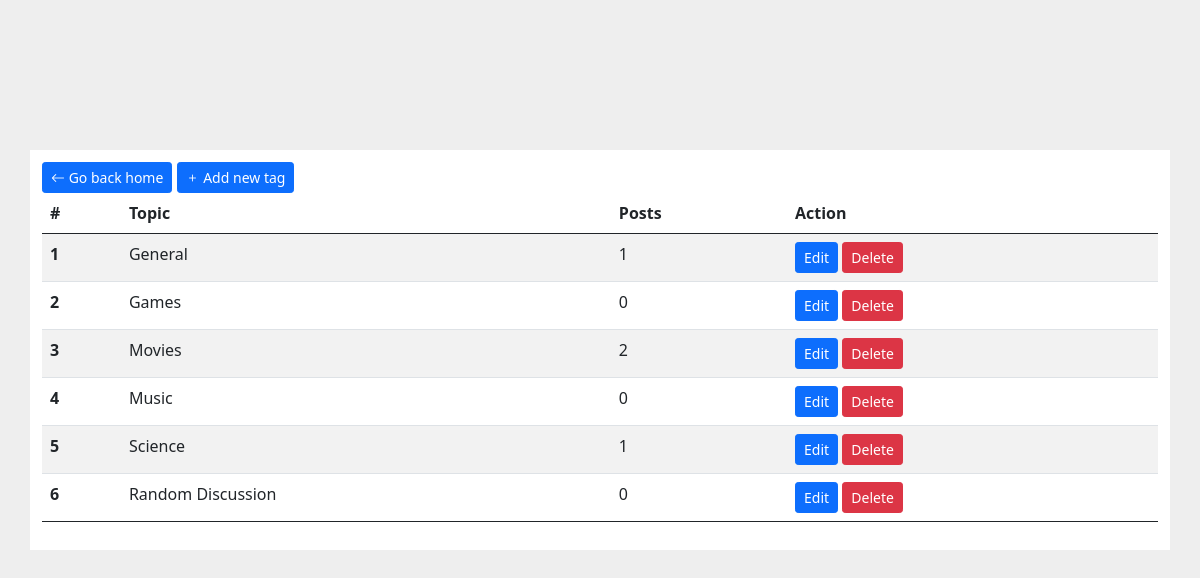
/admin/index.php (signed in), run on the app's committed database.
### tables this page shows
CREATE TABLE `topic` (
  `id` int(11) NOT NULL,
  `name` varchar(300) NOT NULL
);

### admin/index.php (the view, shortened to what this page needs)
<!DOCTYPE html>
<html lang="en">
<head>
    <link rel="stylesheet" href="https://cdn.jsdelivr.net/npm/bootstrap-icons@1.7.2/font/bootstrap-icons.css">
    <link href="https://cdn.jsdelivr.net/npm/bootstrap@5.0.2/dist/css/bootstrap.min.css" rel="stylesheet"
>
    <link rel="stylesheet" href="../index.css">
</head>
<body>
    <main class="center-vertical-horizontal">
        <div class="container">
            <div class="row bg-white">
                <div class="panel panel-default" style="padding: 12px;">
                    <div class="panel-heading">
                        <a href="../index.php" class="btn btn-primary btn-sm">
                            <i class="bi bi-arrow-left"></i> Go back home
                        </a>
                        <a href="./add_topic.php" class="btn btn-primary btn-sm">
                            <i class="bi bi-plus"></i> Add new tag
                        </a>
                    </div>
                    <div class="panel-body">
                        <table class="table table-striped">
                            <thead>
                                <tr>
                                    <th scope="col">#</th>
                                    <th scope="col">Topic</th>
                                    <th scope="col">Posts</th>
                                    <th scope="col">Action</th>
                                </tr>
                            </thead>
                            <tbody>
                                <?php
                                include '../connection.php';
                                $sql = "SELECT * FROM topic";
                                $result = mysqli_query($conn, $sql);
                                $resultCheck = mysqli_num_rows($result);
                                if ($resultCheck > 0) {
                                    while ($row = mysqli_fetch_assoc($result)) {
                                        $tag = $row['name'];
                                        $tag_id = $row['id'];
                                        $sql = "SELECT * FROM post WHERE topicID = '" . $tag_id . "'";
                                        $result2 = mysqli_query($conn, $sql);
                                        $num_posts = mysqli_num_rows($result2);
                                        echo '<tr>';
                                        echo '<th scope="row">' . $tag_id . '</th>';
                                        echo '<td>' . $tag . '</td>';
                                        echo '<td>' . $num_posts . '</td>';
                                        echo '<td><a href="edit_topic.php?id=' . $tag_id . '" class="btn btn-primary btn-sm">Edit</a> <a onclick="deleteTag(' . $tag_id . ')" class="btn btn-danger btn-sm">Delete</a></td>';
                                        echo '</tr>';
                                    }
                                }
                                ?>
                            </tbody>
                    </div>
                </div>
            </div>
        </div>
    </main>
</body>
</html>

### index.css (style rules this page uses)
html, body { background: #eee; color: #708090; margin: 0; padding: 0; width: 100%; height: 100%; }
body { max-height: 100%; min-height: 100%; }
a { text-decoration: none; }
.center-vertical-horizontal { margin: 150px auto; }

### data on the page
topic: id "1", name "General", num_posts "1"
topic: id "2", name "Games", num_posts "0"
topic: id "3", name "Movies", num_posts "2"
topic: id "4", name "Music", num_posts "0"
topic: id "5", name "Science", num_posts "1"
topic: id "6", name "Random Discussion", num_posts "0"
